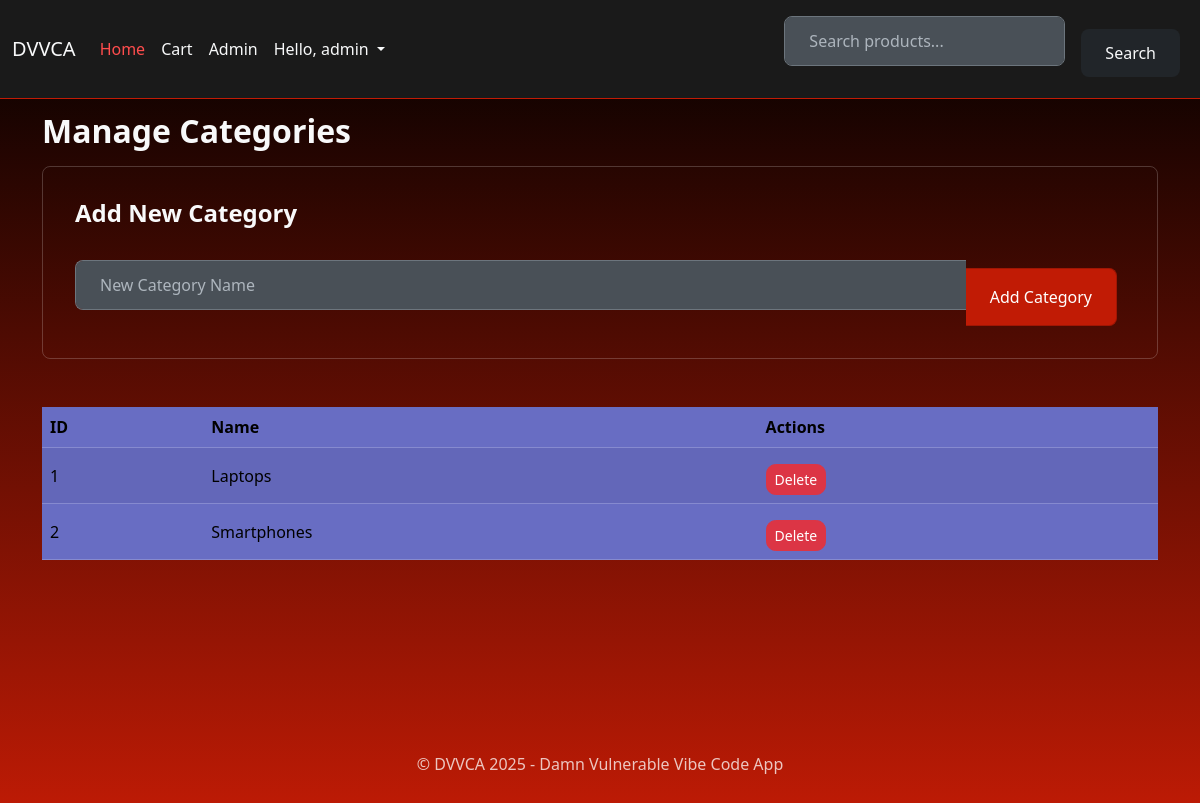
Page /admin/categories (signed in) on the committed database.
### src/models/user.py (models this page shows, shortened)
class User(db.Model, UserMixin):
    id = db.Column(db.Integer, primary_key=True)
    username = db.Column(db.String(80), unique=True, nullable=False)
    email = db.Column(db.String(120), unique=True, nullable=False)
    password_hash = db.Column(db.String(256), nullable=False)
    role = db.Column(db.String(10), nullable=False, default="user")
    full_name = db.Column(db.String(100), nullable=True)
    bio = db.Column(db.Text, nullable=True)
    profile_picture = db.Column(db.String(255), nullable=True)
    created_at = db.Column(db.DateTime, default=datetime.datetime.utcnow)
    reviews = relationship("Review", back_populates="user", cascade="all, delete-orphan")
    cart_items = relationship("CartItem", back_populates="user", cascade="all, delete-orphan")
    orders = relationship("Order", back_populates="user", cascade="all, delete-orphan")
    browsing_history = relationship("BrowsingHistory", back_populates="user", cascade="all, delete-orphan")
    favorites = relationship("Favorite", back_populates="user", cascade="all, delete-orphan")

### src/models/category.py (models this page shows, shortened)
class Category(db.Model):
    id = db.Column(db.Integer, primary_key=True)
    name = db.Column(db.String(100), unique=True, nullable=False)
    products = db.relationship("Product", back_populates="category", lazy=True)

### src/routes/admin.py (the view, shortened to what this page needs)
@admin_bp.route("/categories", methods=["GET", "POST"])
@admin_required
def manage_categories():
    categories = Category.query.order_by(Category.name).all()
    return render_template("manage_categories.html", categories=categories)

### src/main.py (called while the page is built)
@login_manager.user_loader
def load_user(user_id):
    return User.query.get(int(user_id))

@app.before_request
def make_session_permanent():
    session.permanent = True

@app.context_processor
def inject_current_year():
    return {'current_year': datetime.datetime.now().year}

### src/routes/admin.py (called while the page is built)
def admin_required(f):
    @wraps(f)
    def decorated_function(*args, **kwargs):
        if not current_user.is_authenticated or current_user.role != "admin":
            flash("Admin privileges are required to access this page.", "danger")
            return redirect(url_for("auth.login"))
        return f(*args, **kwargs)
    return decorated_function

### src/templates/admin/manage_categories.html (shortened to what this page needs)
{% extends "base.html" %}
{% block content %}
<h2>Manage Categories</h2>
<form method="POST" action="{{ url_for("admin.manage_categories") }}" class="mb-4 p-3 border rounded">
    <h4 class="mb-3">Add New Category</h4>
    <div class="input-group">
        <input type="text" class="form-control" placeholder="New Category Name" name="category_name" required>
        <button class="btn btn-primary" type="submit">Add Category</button>
    </div>
</form>
{% if categories %}
<div class="table-responsive">
    <table class="table table-striped table-hover align-middle">
        <thead>
            <tr>
                <th>ID</th>
                <th>Name</th>
                <th>Actions</th>
            </tr>
        </thead>
        <tbody>
            {% for category in categories %}
            <tr>
                <td>{{ category.id }}</td>
                <td>{{ category.name | safe }}</td>
                <td>
                    <form action="{{ url_for("admin.delete_category", category_id=category.id) }}" method="POST" class="d-inline" onsubmit="return confirm("Are you sure you want to delete this category? This might affect associated products.");">
                        <button type="submit" class="btn btn-sm btn-danger">Delete</button>
                    </form>
                </td>
            </tr>
            {% endfor %}
        </tbody>
    </table>
</div>
{% else %}
<div class="alert alert-info" role="alert">
    No categories found.
</div>
{% endif %}
{% endblock %}

### src/templates/base.html (shortened to what this page needs)
<!doctype html>
<html lang="en">
<head>
    <link rel="stylesheet" href="https://cdn.jsdelivr.net/npm/bootswatch@5.3.2/dist/quartz/bootstrap.min.css">
</head>
<body>
    <nav class="navbar navbar-expand-md navbar-dark fixed-top">
        <div class="container-fluid">
            <a class="navbar-brand" href="{{ url_for("shop.index") }}">DVVCA</a>
            <div class="collapse navbar-collapse" id="navbarsExampleDefault">
                <ul class="navbar-nav me-auto mb-2 mb-md-0">
                    <li class="nav-item">
                        <a class="nav-link active" aria-current="page" href="{{ url_for("shop.index") }}">Home</a>
                    </li>
                    <li class="nav-item">
                        <a class="nav-link" href="{{ url_for("shop.view_cart") }}">Cart</a>
                    </li>
                    {% if current_user.is_authenticated %}
                        {% if current_user.role == 'admin' %}
                        <li class="nav-item">
                            <a class="nav-link" href="{{ url_for("admin.dashboard") }}">Admin</a>
                        </li>
                        {% endif %}
                        <li class="nav-item dropdown">
                            <a class="nav-link dropdown-toggle" href="#" id="navbarDropdown" role="button" data-bs-toggle="dropdown" aria-expanded="false">
                                Hello, {{ current_user.username }}
                            </a>
                        </li>
                    {% endif %}
                </ul>
                <form class="d-flex align-items-center" action="{{ url_for("shop.search_products") }}" method="GET">
                    <input class="form-control me-2" type="search" placeholder="Search products..." aria-label="Search" name="q">
                    <button class="btn btn-secondary" type="submit">Search</button>
                </form>
            </div>
        </div>
    </nav>
    <main class="container">
        {% block content %}
        {% endblock %}
    </main>
    <footer class="container mt-5 text-center text-muted">
        <p>&copy; DVVCA {{ current_year }} - Damn Vulnerable Vibe Code App</p>
    </footer>
</body>
</html>

### src/templates/base.html (style rules this page uses)
body { padding-top: 5rem; background: linear-gradient(to bottom, #000000, #c11b05); background-attachment: fixed; color: #f8f9fa; min-height: 100vh; }
.navbar { background-color: #1a1a1a !important; border-bottom: 1px solid #c11b05; }
.navbar-brand, .nav-link, .dropdown-item { color: #f8f9fa !important; }
.nav-link.active { color: #ff4d4d !important; }
.container { padding-top: 2rem; padding-bottom: 2rem; }
.form-control, .form-select { margin-bottom: 1rem; background-color: #495057; color: #f8f9fa; border-color: #6c757d; }
.form-control::placeholder { color: #adb5bd; }
.btn { margin-top: 0.5rem; margin-right: 0.5rem; transition: background-color 0.15s ease-in-out, border-color 0.15s ease-in-out, color 0.15s ease-in-out, box-shadow 0.15s ease-in-out; }
.btn-primary { background-color: #c11b05; border-color: #a01604; color: #ffffff; }
.btn-secondary { background-color: #212529; border-color: #343a40; color: #f8f9fa; }
.btn-danger { background-color: #dc3545; border-color: #dc3545; }
a { color: #ff4d4d; text-decoration: none; }

### rows in the picture
User: username "admin"
Category: id "1", name "Laptops"
Category: id "2", name "Smartphones"
